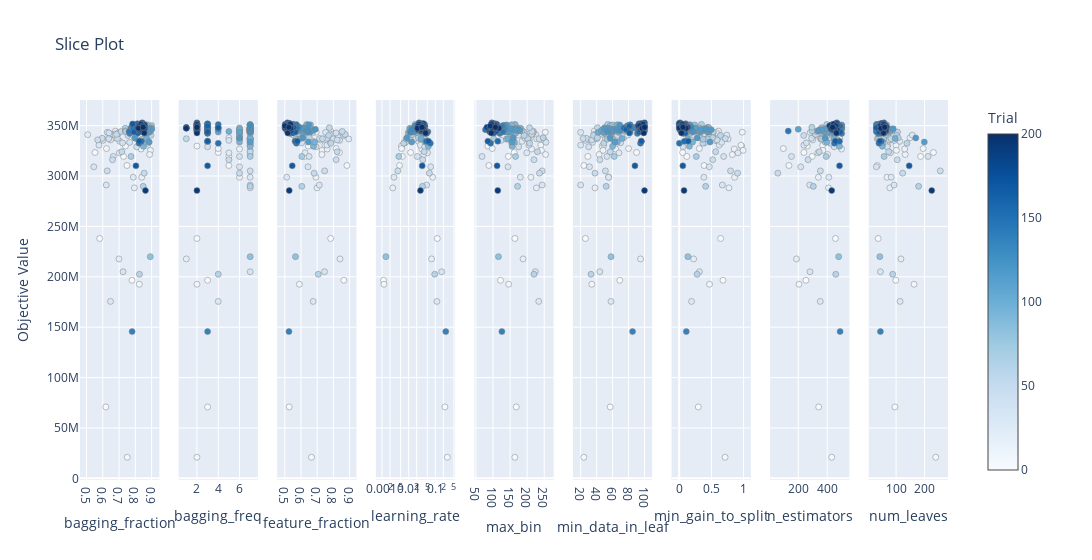

This figure's notebook cell:
### Code cell
optuna.visualization.plot_slice(study)

### Figure 1 — Plotly figure (JSON) as saved in the notebook; plotly's stock layout.template omitted (floating-point values rounded to 4 significant figures; data arrays with more than 128 entries replaced by an {"elided": "..."} marker saying what was removed)
{"data": [{"marker": {"color": {"elided": "200 int values"}, "colorbar": {"title": {"text": "Trial"}, "x": 1, "xpad": 40}, "colorscale": [[0, "rgb(247,251,255)"], [0.125, "rgb(222,235,247)"], [0.25, "rgb(198,219,239)"], [0.375, "rgb(158,202,225)"], [0.5, "rgb(107,174,214)"], [0.625, "rgb(66,146,198)"], [0.75, "rgb(33,113,181)"], [0.875, "rgb(8,81,156)"], [1, "rgb(8,48,107)"]], "line": {"color": "Grey", "width": 0.5}, "showscale": true}, "mode": "markers", "name": "Feasible Trial", "showlegend": false, "type": "scatter", "x": {"elided": "200 float values"}, "xaxis": "x", "y": {"elided": "200 float values"}, "yaxis": "y"}, {"marker": {"color": {"elided": "200 int values"}, "colorbar": {"title": {"text": "Trial"}, "x": 1, "xpad": 40}, "colorscale": [[0, "rgb(247,251,255)"], [0.125, "rgb(222,235,247)"], [0.25, "rgb(198,219,239)"], [0.375, "rgb(158,202,225)"], [0.5, "rgb(107,174,214)"], [0.625, "rgb(66,146,198)"], [0.75, "rgb(33,113,181)"], [0.875, "rgb(8,81,156)"], [1, "rgb(8,48,107)"]], "line": {"color": "Grey", "width": 0.5}, "showscale": false}, "mode": "markers", "name": "Feasible Trial", "showlegend": false, "type": "scatter", "x": {"elided": "200 int values"}, "xaxis": "x2", "y": {"elided": "200 float values"}, "yaxis": "y2"}, {"marker": {"color": {"elided": "200 int values"}, "colorbar": {"title": {"text": "Trial"}, "x": 1, "xpad": 40}, "colorscale": [[0, "rgb(247,251,255)"], [0.125, "rgb(222,235,247)"], [0.25, "rgb(198,219,239)"], [0.375, "rgb(158,202,225)"], [0.5, "rgb(107,174,214)"], [0.625, "rgb(66,146,198)"], [0.75, "rgb(33,113,181)"], [0.875, "rgb(8,81,156)"], [1, "rgb(8,48,107)"]], "line": {"color": "Grey", "width": 0.5}, "showscale": false}, "mode": "markers", "name": "Feasible Trial", "showlegend": false, "type": "scatter", "x": {"elided": "200 float values"}, "xaxis": "x3", "y": {"elided": "200 float values"}, "yaxis": "y3"}, {"marker": {"color": {"elided": "200 int values"}, "colorbar": {"title": {"text": "Trial"}, "x": 1, "xpad": 40}, "colorscale": [[0, "rgb(247,251,255)"], [0.125, "rgb(222,235,247)"], [0.25, "rgb(198,219,239)"], [0.375, "rgb(158,202,225)"], [0.5, "rgb(107,174,214)"], [0.625, "rgb(66,146,198)"], [0.75, "rgb(33,113,181)"], [0.875, "rgb(8,81,156)"], [1, "rgb(8,48,107)"]], "line": {"color": "Grey", "width": 0.5}, "showscale": false}, "mode": "markers", "name": "Feasible Trial", "showlegend": false, "type": "scatter", "x": {"elided": "200 float values"}, "xaxis": "x4", "y": {"elided": "200 float values"}, "yaxis": "y4"}, {"marker": {"color": {"elided": "200 int values"}, "colorbar": {"title": {"text": "Trial"}, "x": 1, "xpad": 40}, "colorscale": [[0, "rgb(247,251,255)"], [0.125, "rgb(222,235,247)"], [0.25, "rgb(198,219,239)"], [0.375, "rgb(158,202,225)"], [0.5, "rgb(107,174,214)"], [0.625, "rgb(66,146,198)"], [0.75, "rgb(33,113,181)"], [0.875, "rgb(8,81,156)"], [1, "rgb(8,48,107)"]], "line": {"color": "Grey", "width": 0.5}, "showscale": false}, "mode": "markers", "name": "Feasible Trial", "showlegend": false, "type": "scatter", "x": {"elided": "200 int values"}, "xaxis": "x5", "y": {"elided": "200 float values"}, "yaxis": "y5"}, {"marker": {"color": {"elided": "200 int values"}, "colorbar": {"title": {"text": "Trial"}, "x": 1, "xpad": 40}, "colorscale": [[0, "rgb(247,251,255)"], [0.125, "rgb(222,235,247)"], [0.25, "rgb(198,219,239)"], [0.375, "rgb(158,202,225)"], [0.5, "rgb(107,174,214)"], [0.625, "rgb(66,146,198)"], [0.75, "rgb(33,113,181)"], [0.875, "rgb(8,81,156)"], [1, "rgb(8,48,107)"]], "line": {"color": "Grey", "width": 0.5}, "showscale": false}, "mode": "markers", "name": "Feasible Trial", "showlegend": false, "type": "scatter", "x": {"elided": "200 int values"}, "xaxis": "x6", "y": {"elided": "200 float values"}, "yaxis": "y6"}, {"marker": {"color": {"elided": "200 int values"}, "colorbar": {"title": {"text": "Trial"}, "x": 1, "xpad": 40}, "colorscale": [[0, "rgb(247,251,255)"], [0.125, "rgb(222,235,247)"], [0.25, "rgb(198,219,239)"], [0.375, "rgb(158,202,225)"], [0.5, "rgb(107,174,214)"], [0.625, "rgb(66,146,198)"], [0.75, "rgb(33,113,181)"], [0.875, "rgb(8,81,156)"], [1, "rgb(8,48,107)"]], "line": {"color": "Grey", "width": 0.5}, "showscale": false}, "mode": "markers", "name": "Feasible Trial", "showlegend": false, "type": "scatter", "x": {"elided": "200 float values"}, "xaxis": "x7", "y": {"elided": "200 float values"}, "yaxis": "y7"}, {"marker": {"color": {"elided": "200 int values"}, "colorbar": {"title": {"text": "Trial"}, "x": 1, "xpad": 40}, "colorscale": [[0, "rgb(247,251,255)"], [0.125, "rgb(222,235,247)"], [0.25, "rgb(198,219,239)"], [0.375, "rgb(158,202,225)"], [0.5, "rgb(107,174,214)"], [0.625, "rgb(66,146,198)"], [0.75, "rgb(33,113,181)"], [0.875, "rgb(8,81,156)"], [1, "rgb(8,48,107)"]], "line": {"color": "Grey", "width": 0.5}, "showscale": false}, "mode": "markers", "name": "Feasible Trial", "showlegend": false, "type": "scatter", "x": {"elided": "200 int values"}, "xaxis": "x8", "y": {"elided": "200 float values"}, "yaxis": "y8"}, {"marker": {"color": {"elided": "200 int values"}, "colorbar": {"title": {"text": "Trial"}, "x": 1, "xpad": 40}, "colorscale": [[0, "rgb(247,251,255)"], [0.125, "rgb(222,235,247)"], [0.25, "rgb(198,219,239)"], [0.375, "rgb(158,202,225)"], [0.5, "rgb(107,174,214)"], [0.625, "rgb(66,146,198)"], [0.75, "rgb(33,113,181)"], [0.875, "rgb(8,81,156)"], [1, "rgb(8,48,107)"]], "line": {"color": "Grey", "width": 0.5}, "showscale": false}, "mode": "markers", "name": "Feasible Trial", "showlegend": false, "type": "scatter", "x": {"elided": "200 int values"}, "xaxis": "x9", "y": {"elided": "200 float values"}, "yaxis": "y9"}], "layout": {"title": {"text": "Slice Plot"}, "width": 2700, "xaxis": {"anchor": "y", "domain": [0, 0.09136], "title": {"text": "bagging_fraction"}}, "xaxis2": {"anchor": "y2", "domain": [0.1136, 0.2049], "title": {"text": "bagging_freq"}}, "xaxis3": {"anchor": "y3", "domain": [0.2272, 0.3185], "title": {"text": "feature_fraction"}}, "xaxis4": {"anchor": "y4", "domain": [0.3407, 0.4321], "title": {"text": "learning_rate"}, "type": "log"}, "xaxis5": {"anchor": "y5", "domain": [0.4543, 0.5457], "title": {"text": "max_bin"}}, "xaxis6": {"anchor": "y6", "domain": [0.5679, 0.6593], "title": {"text": "min_data_in_leaf"}}, "xaxis7": {"anchor": "y7", "domain": [0.6815, 0.7728], "title": {"text": "min_gain_to_split"}}, "xaxis8": {"anchor": "y8", "domain": [0.7951, 0.8864], "title": {"text": "n_estimators"}}, "xaxis9": {"anchor": "y9", "domain": [0.9086, 1], "title": {"text": "num_leaves"}}, "yaxis": {"anchor": "x", "domain": [0, 1], "title": {"text": "Objective Value"}}, "yaxis2": {"anchor": "x2", "domain": [0, 1], "matches": "y", "showticklabels": false}, "yaxis3": {"anchor": "x3", "domain": [0, 1], "matches": "y", "showticklabels": false}, "yaxis4": {"anchor": "x4", "domain": [0, 1], "matches": "y", "showticklabels": false}, "yaxis5": {"anchor": "x5", "domain": [0, 1], "matches": "y", "showticklabels": false}, "yaxis6": {"anchor": "x6", "domain": [0, 1], "matches": "y", "showticklabels": false}, "yaxis7": {"anchor": "x7", "domain": [0, 1], "matches": "y", "showticklabels": false}, "yaxis8": {"anchor": "x8", "domain": [0, 1], "matches": "y", "showticklabels": false}, "yaxis9": {"anchor": "x9", "domain": [0, 1], "matches": "y", "showticklabels": false}}}
